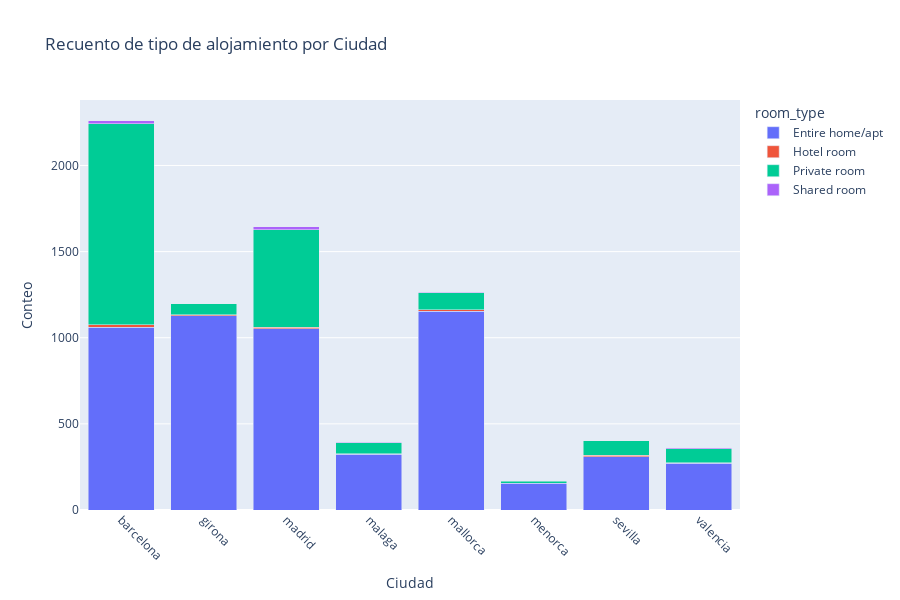

Notebook code cell kept with this figure:
### Markdown cell above
Conteo de tipo de alojamiento por ciudad

### Code cell
# Agrupar por 'city' y 'room_type' para obtener el conteo
room_city_count = df_op.groupby(['city', 'room_type']).size().reset_index(name='count')

# Crear el gráfico de barras apiladas
fig = px.bar(room_city_count, x='city', y='count', color='room_type', 
             title='Recuento de tipo de alojamiento por Ciudad', 
             labels={'city': 'City'}, 
             height=600, barmode='stack')

# Configurar el gráfico
fig.update_layout(xaxis_title='Ciudad', yaxis_title='Conteo', xaxis_tickangle=45)

fig.show()

### Figure 1 — Plotly figure (JSON) as saved in the notebook; plotly's stock layout.template omitted (floating-point values rounded to 4 significant figures)
{"data": [{"hovertemplate": "room_type=Entire home/apt<br>City=%{x}<br>count=%{y}<extra></extra>", "legendgroup": "Entire home/apt", "marker": {"color": "#636efa", "pattern": {"shape": ""}}, "name": "Entire home/apt", "orientation": "v", "showlegend": true, "textposition": "auto", "type": "bar", "x": ["barcelona", "girona", "madrid", "malaga", "mallorca", "menorca", "sevilla", "valencia"], "xaxis": "x", "y": [1061, 1128, 1051, 324, 1153, 156, 309, 271], "yaxis": "y"}, {"hovertemplate": "room_type=Hotel room<br>City=%{x}<br>count=%{y}<extra></extra>", "legendgroup": "Hotel room", "marker": {"color": "#EF553B", "pattern": {"shape": ""}}, "name": "Hotel room", "orientation": "v", "showlegend": true, "textposition": "auto", "type": "bar", "x": ["barcelona", "girona", "madrid", "malaga", "mallorca", "sevilla", "valencia"], "xaxis": "x", "y": [13, 6, 11, 3, 9, 9, 2], "yaxis": "y"}, {"hovertemplate": "room_type=Private room<br>City=%{x}<br>count=%{y}<extra></extra>", "legendgroup": "Private room", "marker": {"color": "#00cc96", "pattern": {"shape": ""}}, "name": "Private room", "orientation": "v", "showlegend": true, "textposition": "auto", "type": "bar", "x": ["barcelona", "girona", "madrid", "malaga", "mallorca", "menorca", "sevilla", "valencia"], "xaxis": "x", "y": [1167, 64, 565, 64, 99, 11, 84, 84], "yaxis": "y"}, {"hovertemplate": "room_type=Shared room<br>City=%{x}<br>count=%{y}<extra></extra>", "legendgroup": "Shared room", "marker": {"color": "#ab63fa", "pattern": {"shape": ""}}, "name": "Shared room", "orientation": "v", "showlegend": true, "textposition": "auto", "type": "bar", "x": ["barcelona", "madrid", "malaga", "mallorca", "sevilla", "valencia"], "xaxis": "x", "y": [20, 18, 3, 4, 1, 3], "yaxis": "y"}], "layout": {"barmode": "stack", "height": 600, "legend": {"title": {"text": "room_type"}, "tracegroupgap": 0}, "title": {"text": "Recuento de tipo de alojamiento por Ciudad"}, "xaxis": {"anchor": "y", "domain": [0, 1], "tickangle": 45, "title": {"text": "Ciudad"}}, "yaxis": {"anchor": "x", "domain": [0, 1], "title": {"text": "Conteo"}}}}
